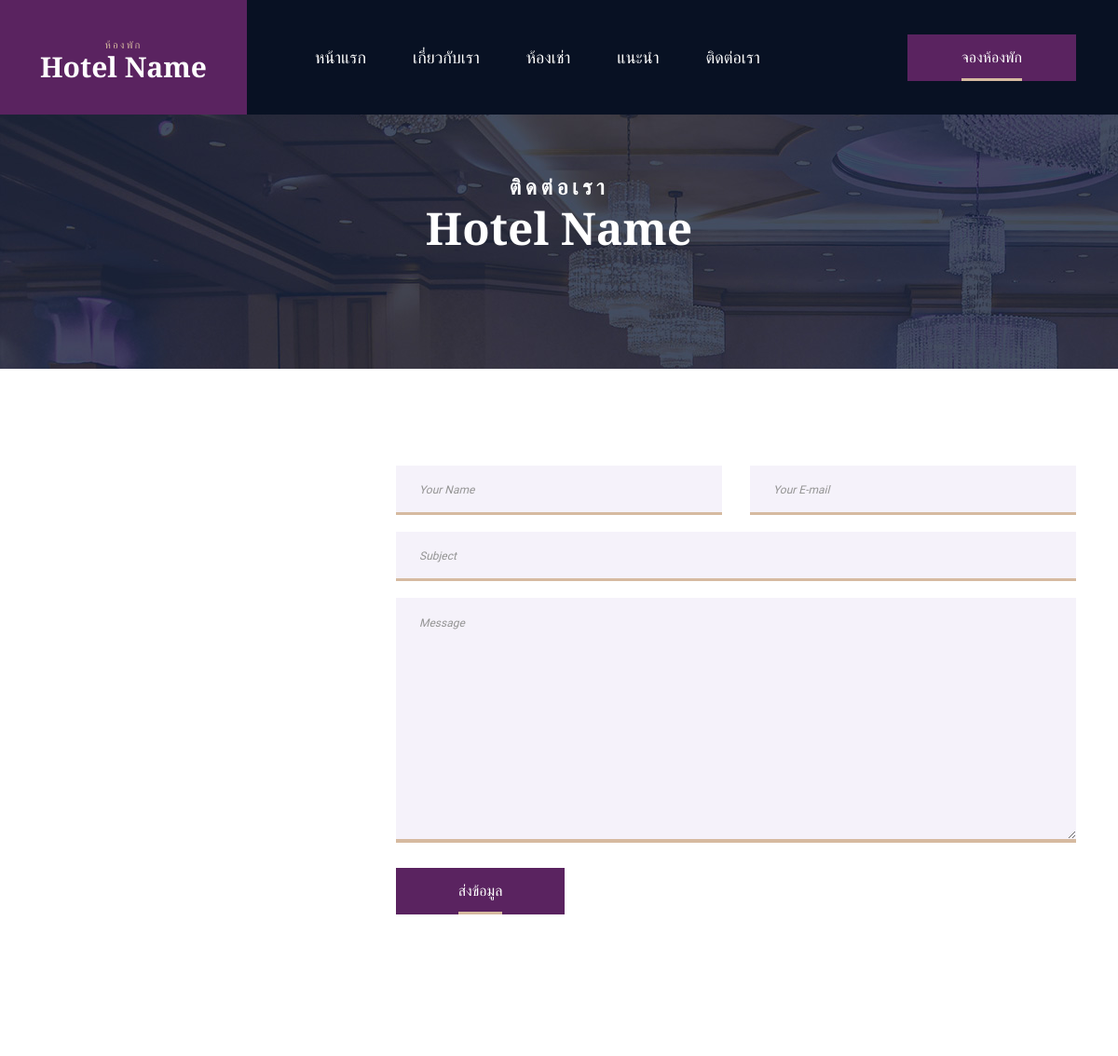
The page /contact.php (upper part) on the database as committed earlier.
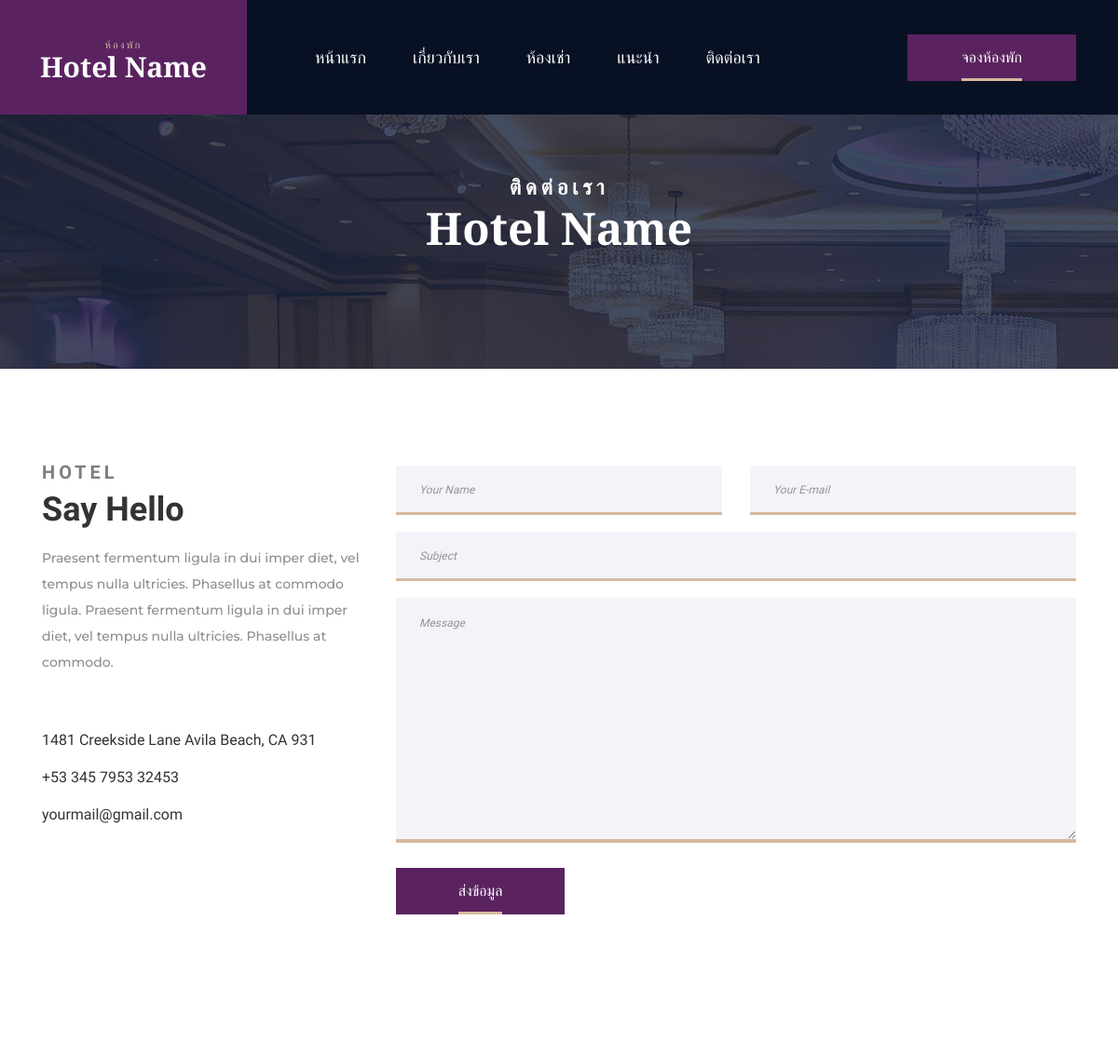
The same page on the database as committed later.
### tables this page shows
CREATE TABLE `article` (
  `id` int(11) NOT NULL AUTO_INCREMENT,
  `slug` varchar(255) DEFAULT NULL,
  `type` int(11) DEFAULT NULL,
  `title` varchar(255) DEFAULT NULL,
  `desc_shrt` text,
  `desc_full` text,
  `created_at` datetime DEFAULT NULL,
  `publish` int(1) DEFAULT NULL,
  `thumbnail` varchar(255) DEFAULT NULL,
  PRIMARY KEY (`id`)
);

### contact.php (the view, shortened to what this page needs)
<?php include "connection/connection.php" ?>
<?php
$article = sprintf('SELECT * FROM article WHERE id = 4 LIMIT 1');
$article = $con->query($article)->fetch_object();
 ?>
<!DOCTYPE html>
<html lang="en">
<head>
<?php include "template/header.php" ?>
<link rel="stylesheet" type="text/css" href="assets/styles/contact.css">
<link rel="stylesheet" type="text/css" href="assets/styles/contact_responsive.css">
</head>
<body>
<div class="super_container">
	<?php include "template/header-html.php"  ?>
	<div class="home">
		<div  style="background-image: url(assets/images/news.jpg)" class="parallax_background parallax-window" data-parallax="scroll" data-image-src="images/news.jpg" data-speed="0.8"></div>
		<div class="home_content">
			<div class="home_subtitle">ติดต่อเรา</div>
			<div class="home_title"><?php echo __NAME__ ?></div>
		</div>
	</div>
	<div class="contact">
		<div class="container">
			<div class="row">
				<div class="col-lg-4">
					<?php echo $article->desc_full ?>
				</div>
				<div class="col-lg-8">
					<div class="contact_form_container">
						<form action="#" id="contact_form" class="contact_form clearfix">
							<div><input type="text" class="contact_input" placeholder="Your Name" required="required"></div>
							<div><input type="email" class="contact_input" placeholder="Your E-mail" required="required"></div>
							<input type="text" class="contact_input" placeholder="Subject">
							<textarea class="contact_input contact_textarea" placeholder="Message" required="required"></textarea>
							<button class="contact_button"><span>ส่งข้อมูล</span></button>
						</form>
					</div>
				</div>
			</div>
		</div>
	</div>
	<div class="contact_map">
		<div class="map">
			<div id="google_map" class="google_map">
				<div class="map_container">
					<div id="map"></div>
				</div>
			</div>
		</div>
	</div>
<?php include "template/footer.php" ?>
</body>
</html>

Rows that differ between the two databases and show on the page:
added article: desc_full "HOTEL Say Hello Praesent fermentum ligula in dui imper diet, vel tempus nulla ultricies. Phasellus at commodo ligula. Praesent fermentum ligula in dui imper diet, vel tempus nulla ultricies. Phasellus at commodo. 1481 Creekside Lane Avila Beach, CA 931 +53 345 7953 32453 yourmail@gmail.com"
